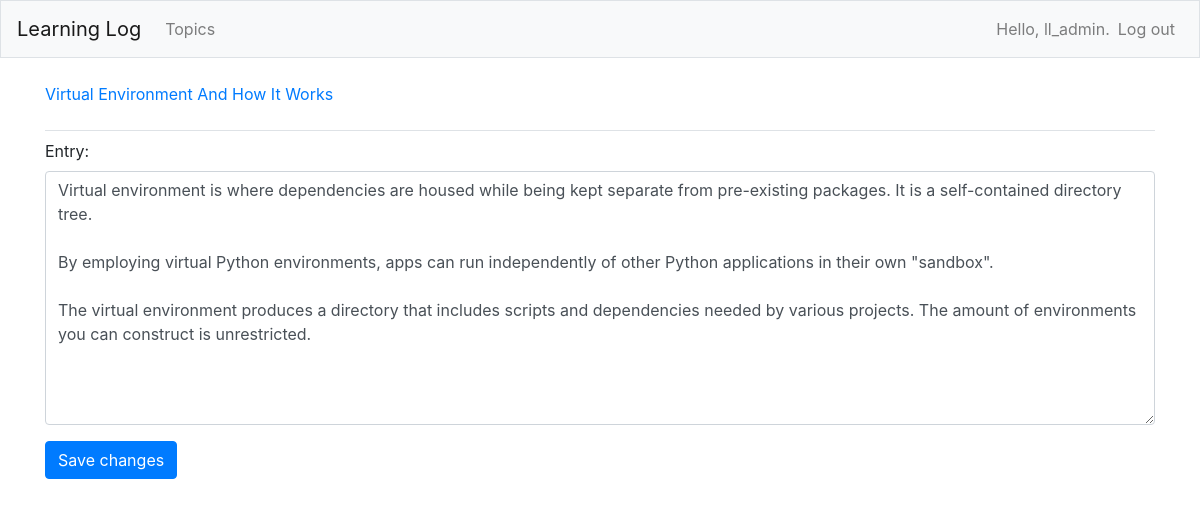
The page /edit_entry/4/ (signed in) on the database its author committed.
### learning_logs/models.py (models this page shows, shortened)
class Topic(models.Model):
    text = models.CharField(max_length=200)
    date_added = models.DateTimeField(auto_now_add=True)
    owner = models.ForeignKey(User, on_delete=models.CASCADE)
    def __str__(self):
        return self.text

class Entry(models.Model):
    topic = models.ForeignKey(Topic, on_delete=models.CASCADE)
    text = models.TextField()
    date_added = models.DateTimeField(auto_now_add=True)
    class Meta:
        verbose_name_plural = 'entries'

### learning_logs/views.py (the view)
# urls.py: path('edit_entry/<int:entry_id>/', views.edit_entry, name='edit_entry'),
@login_required
def edit_entry(request, entry_id):
    entry = Entry.objects.get(id=entry_id)
    topic = entry.topic
    if topic.owner != request.user:
        raise Http404
    if request.method != 'POST':
        form = EntryForm(instance=entry)
    else:
        form = EntryForm(instance=entry, data=request.POST)
        if form.is_valid():
            form.save()
            return redirect('learning_logs:topic', topic_id=topic.id)
    context = {'entry': entry, 'topic': topic, 'form': form}
    return render(request, 'learning_logs/edit_entry.html', context)

### learning_logs/forms.py
class EntryForm(forms.ModelForm):
    class Meta:
        model = Entry
        fields = ['text']
        labels = {'text': 'Entry:'}
        widgets = {'text': forms.Textarea(attrs={'cols': 80})}

### learning_logs/templates/learning_logs/edit_entry.html (shortened to what this page needs)
{% extends "learning_logs/base.html" %}
{% load bootstrap4 %}
{% block page_header %}
    <p><a href="{% url 'learning_logs:topic' topic.id %}">{{ topic }}</a></p>
{% endblock page_header %}
    {% block content %}
    <form class="form" action="{% url 'learning_logs:edit_entry' entry.id %}" method='post'>
        {% bootstrap_form form %}
        {% buttons %}
            <button class="btn btn-primary" name="submit">Save changes</button>
        {% endbuttons %}
    </form>
{% endblock content %}

### learning_logs/templates/learning_logs/base.html (shortened to what this page needs)
{% load bootstrap4 %}
<!doctype html>
<html lang="en">
<head>
    {% bootstrap_css %}
</head>
<body>
    <nav class="navbar navbar-expand-md navbar-light bg-light mb-4 border">
        <a class="navbar-brand" href="{% url 'learning_logs:index'%}">
            Learning Log</a>
            <div class="collapse navbar-collapse" id="navbarCollapse">
                <ul class="navbar-nav mr-auto">
                        <li class="nav-item">
                            <a class="nav-link" href="{% url 'learning_logs:topics'%}">
                                Topics</a>
                        </li>
                </ul>
                <ul class="navbar-nav ml-auto">
                    {% if user.is_authenticated %}
                        <li class="nav-item">
                            <span class="navbar-text">Hello, {{ user.username }}.</span>
                        </li>
                        <li class="nav-item">
                            <a class="nav-link" href="{% url 'users:logout' %}">Log out</a>
                        </li>
                    {% endif %}
                </ul>
            </div>
        </nav>
        <main role="main" class="container">
            <div class="pb-2 mb-2 border-bottom">
                {% block page_header %}{% endblock page_header %}
            </div>
            <div>
                {% block content %}{% endblock content %}
            </div>
        </main>
    </body>
</html>

### rows shown on the page
Topic: text "Virtual Environment And How It Works"
Entry: text "Virtual environment is where dependencies are housed while being kept separate from pre-existing packages. It is a self-contained directory tree. By employing virtual Python environments, apps can run independently of other Python applications in their own \"sandbox\". The virtual environment produces a directory that includes scripts and dependencies needed by various projects. The amount of environments you can construct is unrestricted."

### other values the page prints
{{ user.username }} "ll_admin"
